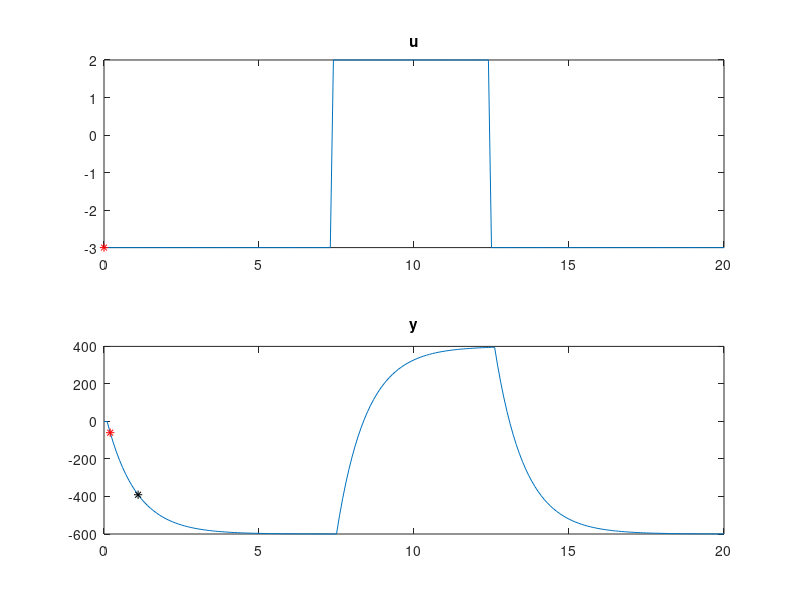

Recreate this plot in MATLAB. (Note: this script raises an error after producing the figure.)
close all;
clear all;
clc;

%% meres
load pr4;
figure(1);
subplot(2, 1, 1);
plot(t, u);
title('u');
hold on;

subplot(2, 1, 2);
plot(t, y);
title('y');
hold on;

%% becsles
alpha = u(end);
yst = y(end);
k = yst/ alpha;
p = find(u ~= 0);
t1 = t(p(1));

subplot(2, 1, 1);
plot(t1, u(p(1)), 'r*');

p = find(y ~= 0);
t2 = t(p(1));

subplot(2, 1, 2);
plot(t2, y(p(1)), 'r*');

p = find(y <= 0.63*yst); %stacionarius ertek 65%
t3 = t(p(1));             %idoallando meghatarozasahoz szukseges idopont
plot(t3, y(p(1)), '*k');

T = t3 - t2;           %idoallando
tau = t2 - t1;         %holtido

s = tf('s');
H = k/(T*s + 1) * exp(-tau*s);

%% teszteles
y_becsult = lsim(H, u, t);
figure(2);
plot(t, y, 'g', t, y_becsult, 'r')
legend('mert', 'becsult');

% y_b1 = lsim(H, ut1, tt);
% figure(3);
% plot(tt, yt1, 'g', tt, y_b1, 'r');
% legend('mert kimenet', 'becsult kimenet');
% 
% y_b2 = lsim(H, ut2, tt);
% figure(4);
% plot(tt, yt2, 'g', tt, y_b2, 'r');
% legend('mert kimenet', 'becsult kimenet');


